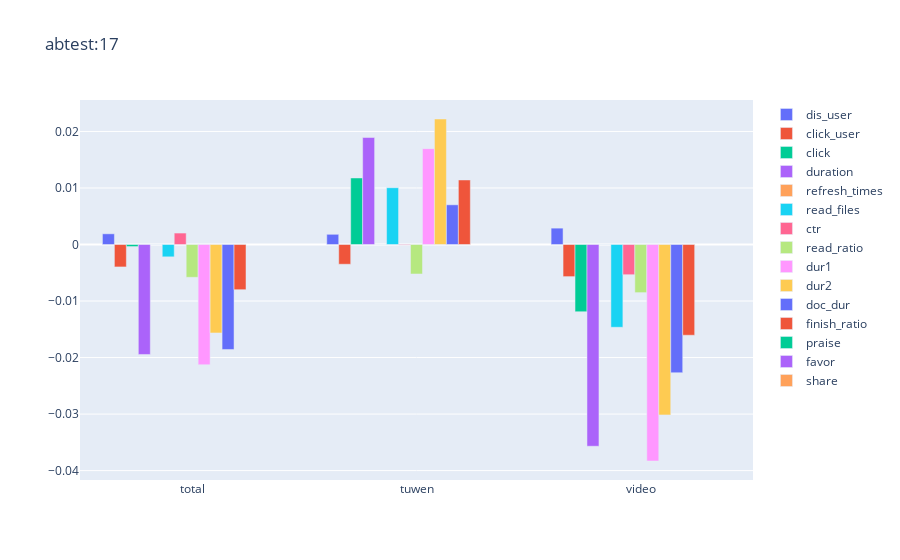

The notebook cell saved with this chart:
### Code cell
d_ = d2[d2.data_obj=='total_relative']
for abid in abids:
    fig = go.Figure(data=[
        go.Bar(name=name, 
               x=d_[d_.abtest==abid].name, 
               y=d_[d_.abtest==abid][name]) for name in names]
        )
    # Change the bar mode
    fig.update_layout(barmode='group', title_text='abtest:%d' % abid)
    fig.show()

### Figure 1 — Plotly figure (JSON) as saved in the notebook; plotly's stock layout.template omitted (floating-point values rounded to 4 significant figures)
{"data": [{"name": "dis_user", "type": "bar", "x": ["total", "tuwen", "video"], "y": [0.001894, 0.001807, 0.002896]}, {"name": "click_user", "type": "bar", "x": ["total", "tuwen", "video"], "y": [-0.003968, -0.00349, -0.005679]}, {"name": "click", "type": "bar", "x": ["total", "tuwen", "video"], "y": [-0.0003624, 0.01177, -0.01189]}, {"name": "duration", "type": "bar", "x": ["total", "tuwen", "video"], "y": [-0.01945, 0.01893, -0.03569]}, {"name": "refresh_times", "type": "bar", "x": ["total", "tuwen", "video"], "y": [0, 0, 0]}, {"name": "read_files", "type": "bar", "x": ["total", "tuwen", "video"], "y": [-0.002179, 0.01005, -0.01464]}, {"name": "ctr", "type": "bar", "x": ["total", "tuwen", "video"], "y": [0.002028, -9.725e-05, -0.005343]}, {"name": "read_ratio", "type": "bar", "x": ["total", "tuwen", "video"], "y": [-0.0058, -0.005215, -0.008509]}, {"name": "dur1", "type": "bar", "x": ["total", "tuwen", "video"], "y": [-0.02127, 0.01696, -0.0383]}, {"name": "dur2", "type": "bar", "x": ["total", "tuwen", "video"], "y": [-0.01565, 0.0222, -0.03014]}, {"name": "doc_dur", "type": "bar", "x": ["total", "tuwen", "video"], "y": [-0.01857, 0.007024, -0.02268]}, {"name": "finish_ratio", "type": "bar", "x": ["total", "tuwen", "video"], "y": [-0.007995, 0.01142, -0.01605]}, {"name": "praise", "type": "bar", "x": ["total", "tuwen", "video"], "y": [null, null, null]}, {"name": "favor", "type": "bar", "x": ["total", "tuwen", "video"], "y": [null, null, null]}, {"name": "share", "type": "bar", "x": ["total", "tuwen", "video"], "y": [null, null, null]}], "layout": {"barmode": "group", "title": {"text": "abtest:17"}}}
